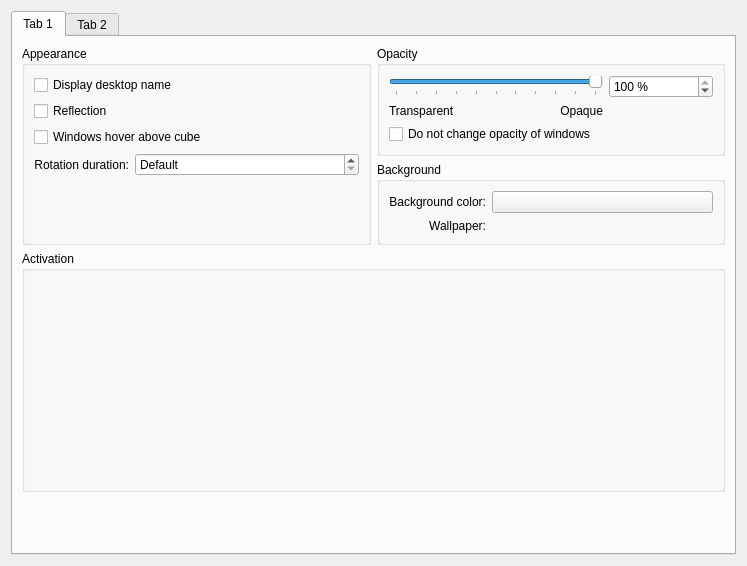
<?xml version="1.0" encoding="UTF-8"?>
<ui version="4.0">
 <class>KWin::CubeEffectConfigForm</class>
 <widget class="QWidget" name="KWin::CubeEffectConfigForm">
  <property name="geometry">
   <rect>
    <x>0</x>
    <y>0</y>
    <width>747</width>
    <height>566</height>
   </rect>
  </property>
  <layout class="QVBoxLayout">
   <item>
    <widget class="QTabWidget" name="tabWidget">
     <property name="currentIndex">
      <number>0</number>
     </property>
     <widget class="QWidget" name="tab">
      <attribute name="title">
       <string>Tab 1</string>
      </attribute>
      <layout class="QGridLayout" name="gridLayout_5">
       <item row="1" column="1">
        <widget class="QGroupBox" name="groupBox_5">
         <property name="title">
          <string>Background</string>
         </property>
         <layout class="QGridLayout" name="gridLayout">
          <item row="0" column="0">
           <widget class="QLabel" name="label_6">
            <property name="text">
             <string>Background color:</string>
            </property>
            <property name="alignment">
             <set>Qt::AlignRight|Qt::AlignTrailing|Qt::AlignVCenter</set>
            </property>
            <property name="buddy">
             <cstring>kcfg_BackgroundColor</cstring>
            </property>
           </widget>
          </item>
          <item row="0" column="1">
           <widget class="KColorButton" name="kcfg_BackgroundColor">
            <property name="sizePolicy">
             <sizepolicy hsizetype="Expanding" vsizetype="Fixed">
              <horstretch>0</horstretch>
              <verstretch>0</verstretch>
             </sizepolicy>
            </property>
           </widget>
          </item>
          <item row="1" column="0">
           <widget class="QLabel" name="label_3">
            <property name="text">
             <string>Wallpaper:</string>
            </property>
            <property name="alignment">
             <set>Qt::AlignRight|Qt::AlignTrailing|Qt::AlignVCenter</set>
            </property>
            <property name="buddy">
             <cstring>kcfg_Wallpaper</cstring>
            </property>
           </widget>
          </item>
          <item row="1" column="1">
           <widget class="KUrlRequester" name="kcfg_Wallpaper">
            <property name="sizePolicy">
             <sizepolicy hsizetype="Expanding" vsizetype="Preferred">
              <horstretch>0</horstretch>
              <verstretch>0</verstretch>
             </sizepolicy>
            </property>
           </widget>
          </item>
         </layout>
        </widget>
       </item>
       <item row="3" column="0" colspan="2">
        <widget class="QGroupBox" name="groupBox_8">
         <property name="title">
          <string>Activation</string>
         </property>
         <layout class="QGridLayout" name="gridLayout_3">
          <item row="0" column="0" colspan="2">
           <widget class="KShortcutsEditor" name="editor" native="true">
            <property name="minimumSize">
             <size>
              <width>0</width>
              <height>200</height>
             </size>
            </property>
            <property name="actionTypes">
              <enum>KShortcutsEditor::GlobalAction</enum>
            </property>
           </widget>
          </item>
         </layout>
        </widget>
       </item>
       <item row="0" column="0" rowspan="2">
        <widget class="QGroupBox" name="groupBox_7">
         <property name="title">
          <string>Appearance</string>
         </property>
         <layout class="QGridLayout" name="gridLayout_2">
          <item row="0" column="0" colspan="2">
           <widget class="QCheckBox" name="kcfg_DisplayDesktopName">
            <property name="text">
             <string>Display desktop name</string>
            </property>
           </widget>
          </item>
          <item row="1" column="0" colspan="2">
           <widget class="QCheckBox" name="kcfg_Reflection">
            <property name="text">
             <string>Reflection</string>
            </property>
           </widget>
          </item>
          <item row="3" column="0">
           <widget class="QLabel" name="label">
            <property name="text">
             <string>Rotation duration:</string>
            </property>
            <property name="alignment">
             <set>Qt::AlignRight|Qt::AlignTrailing|Qt::AlignVCenter</set>
            </property>
            <property name="buddy">
             <cstring>kcfg_RotationDuration</cstring>
            </property>
           </widget>
          </item>
          <item row="3" column="1">
           <widget class="QSpinBox" name="kcfg_RotationDuration">
            <property name="sizePolicy">
             <sizepolicy hsizetype="Expanding" vsizetype="Fixed">
              <horstretch>0</horstretch>
              <verstretch>0</verstretch>
             </sizepolicy>
            </property>
            <property name="minimumSize">
             <size>
              <width>100</width>
              <height>0</height>
             </size>
            </property>
            <property name="specialValueText">
             <string comment="Duration of rotation">Default</string>
            </property>
            <property name="maximum">
             <number>5000</number>
            </property>
            <property name="singleStep">
             <number>10</number>
            </property>
           </widget>
          </item>
          <item row="4" column="0" colspan="2">
           <spacer name="verticalSpacer_2">
            <property name="orientation">
             <enum>Qt::Vertical</enum>
            </property>
            <property name="sizeHint" stdset="0">
             <size>
              <width>20</width>
              <height>0</height>
             </size>
            </property>
           </spacer>
          </item>
          <item row="2" column="0" colspan="2">
           <widget class="QCheckBox" name="kcfg_ZOrdering">
            <property name="text">
             <string>Windows hover above cube</string>
            </property>
           </widget>
          </item>
         </layout>
        </widget>
       </item>
       <item row="0" column="1">
        <widget class="QGroupBox" name="groupBox_4">
         <property name="title">
          <string>Opacity</string>
         </property>
         <layout class="QGridLayout" name="gridLayout_6">
          <item row="1" column="0" colspan="2">
           <widget class="QSlider" name="kcfg_Opacity">
            <property name="minimumSize">
             <size>
              <width>200</width>
              <height>0</height>
             </size>
            </property>
            <property name="maximum">
             <number>100</number>
            </property>
            <property name="singleStep">
             <number>1</number>
            </property>
            <property name="value">
             <number>100</number>
            </property>
            <property name="orientation">
             <enum>Qt::Horizontal</enum>
            </property>
            <property name="tickPosition">
             <enum>QSlider::TicksBelow</enum>
            </property>
            <property name="tickInterval">
             <number>10</number>
            </property>
           </widget>
          </item>
          <item row="1" column="2">
           <widget class="QSpinBox" name="kcfg_OpacitySpin">
            <property name="minimumSize">
             <size>
              <width>75</width>
              <height>0</height>
             </size>
            </property>
            <property name="suffix">
             <string> %</string>
            </property>
            <property name="maximum">
             <number>100</number>
            </property>
            <property name="value">
             <number>100</number>
            </property>
           </widget>
          </item>
          <item row="2" column="0">
           <widget class="QLabel" name="label_4">
            <property name="text">
             <string>Transparent</string>
            </property>
           </widget>
          </item>
          <item row="2" column="1">
           <widget class="QLabel" name="label_5">
            <property name="text">
             <string>Opaque</string>
            </property>
            <property name="alignment">
             <set>Qt::AlignRight|Qt::AlignTrailing|Qt::AlignVCenter</set>
            </property>
           </widget>
          </item>
          <item row="3" column="0" colspan="3">
           <widget class="QCheckBox" name="kcfg_OpacityDesktopOnly">
            <property name="text">
             <string>Do not change opacity of windows</string>
            </property>
           </widget>
          </item>
         </layout>
        </widget>
       </item>
       <item row="4" column="0" colspan="2">
        <spacer name="verticalSpacer_3">
         <property name="orientation">
          <enum>Qt::Vertical</enum>
         </property>
         <property name="sizeHint" stdset="0">
          <size>
           <width>20</width>
           <height>40</height>
          </size>
         </property>
        </spacer>
       </item>
      </layout>
     </widget>
     <widget class="QWidget" name="tab_2">
      <attribute name="title">
       <string>Tab 2</string>
      </attribute>
      <layout class="QGridLayout" name="gridLayout_7">
       <item row="0" column="0" rowspan="2">
        <widget class="QGroupBox" name="groupBox_3">
         <property name="title">
          <string>Caps</string>
         </property>
         <layout class="QGridLayout" name="gridLayout_4">
          <item row="0" column="0" colspan="2">
           <widget class="QCheckBox" name="kcfg_Caps">
            <property name="text">
             <string>Show caps</string>
            </property>
           </widget>
          </item>
          <item row="1" column="0">
           <widget class="QLabel" name="capColorLabel">
            <property name="text">
             <string>Cap color:</string>
            </property>
            <property name="alignment">
             <set>Qt::AlignRight|Qt::AlignTrailing|Qt::AlignVCenter</set>
            </property>
            <property name="buddy">
             <cstring>kcfg_CapColor</cstring>
            </property>
           </widget>
          </item>
          <item row="1" column="1">
           <widget class="KColorButton" name="kcfg_CapColor">
            <property name="sizePolicy">
             <sizepolicy hsizetype="Expanding" vsizetype="Fixed">
              <horstretch>0</horstretch>
              <verstretch>0</verstretch>
             </sizepolicy>
            </property>
           </widget>
          </item>
          <item row="2" column="0" colspan="2">
           <widget class="QCheckBox" name="kcfg_TexturedCaps">
            <property name="text">
             <string>Display image on caps</string>
            </property>
           </widget>
          </item>
          <item row="3" column="0">
           <spacer name="verticalSpacer_4">
            <property name="orientation">
             <enum>Qt::Vertical</enum>
            </property>
            <property name="sizeHint" stdset="0">
             <size>
              <width>20</width>
              <height>40</height>
             </size>
            </property>
           </spacer>
          </item>
         </layout>
        </widget>
       </item>
       <item row="2" column="0" colspan="2">
        <widget class="QGroupBox" name="groupBox_2">
         <property name="title">
          <string>Zoom</string>
         </property>
         <layout class="QGridLayout" name="gridLayout_8">
          <item row="1" column="0">
           <widget class="QLabel" name="label_8">
            <property name="text">
             <string>Near</string>
            </property>
           </widget>
          </item>
          <item row="1" column="1">
           <widget class="QLabel" name="label_9">
            <property name="text">
             <string>Far</string>
            </property>
            <property name="alignment">
             <set>Qt::AlignRight|Qt::AlignTrailing|Qt::AlignVCenter</set>
            </property>
           </widget>
          </item>
          <item row="0" column="0" colspan="2">
           <widget class="QSlider" name="kcfg_ZPosition">
            <property name="toolTip">
             <string>Define how far away the object should appear</string>
            </property>
            <property name="maximum">
             <number>3000</number>
            </property>
            <property name="singleStep">
             <number>10</number>
            </property>
            <property name="pageStep">
             <number>100</number>
            </property>
            <property name="orientation">
             <enum>Qt::Horizontal</enum>
            </property>
            <property name="tickPosition">
             <enum>QSlider::TicksBelow</enum>
            </property>
            <property name="tickInterval">
             <number>100</number>
            </property>
           </widget>
          </item>
         </layout>
        </widget>
       </item>
       <item row="4" column="0" colspan="2">
        <spacer name="verticalSpacer">
         <property name="orientation">
          <enum>Qt::Vertical</enum>
         </property>
         <property name="sizeHint" stdset="0">
          <size>
           <width>20</width>
           <height>0</height>
          </size>
         </property>
        </spacer>
       </item>
       <item row="0" column="1" rowspan="2">
        <widget class="QGroupBox" name="groupBox_9">
         <property name="title">
          <string>Additional Options</string>
         </property>
         <layout class="QVBoxLayout" name="verticalLayout">
          <item>
           <widget class="QCheckBox" name="kcfg_CloseOnMouseRelease">
            <property name="toolTip">
             <string>If enabled the effect will be deactivated after rotating the cube with the mouse,
otherwise it will remain active</string>
            </property>
            <property name="text">
             <string>Close after mouse dragging</string>
            </property>
           </widget>
          </item>
          <item>
           <widget class="QCheckBox" name="kcfg_TabBox">
            <property name="text">
             <string>Use this effect for walking through the desktops</string>
            </property>
           </widget>
          </item>
          <item>
           <widget class="QCheckBox" name="kcfg_InvertKeys">
            <property name="text">
             <string>Invert cursor keys</string>
            </property>
           </widget>
          </item>
          <item>
           <widget class="QCheckBox" name="kcfg_InvertMouse">
            <property name="text">
             <string>Invert mouse</string>
            </property>
           </widget>
          </item>
          <item>
           <widget class="QCheckBox" name="kcfg_Multisampling">
            <property name="text">
             <string>Multisampling</string>
            </property>
           </widget>
          </item>
         </layout>
        </widget>
       </item>
       <item row="3" column="0" colspan="2">
        <widget class="QGroupBox" name="capDeformationGroupBox">
         <property name="title">
          <string>Sphere Cap Deformation</string>
         </property>
         <layout class="QGridLayout" name="gridLayout_9">
          <item row="0" column="0" colspan="2">
           <widget class="QSlider" name="kcfg_CapDeformation">
            <property name="maximum">
             <number>100</number>
            </property>
            <property name="orientation">
             <enum>Qt::Horizontal</enum>
            </property>
            <property name="tickPosition">
             <enum>QSlider::TicksBelow</enum>
            </property>
            <property name="tickInterval">
             <number>25</number>
            </property>
           </widget>
          </item>
          <item row="1" column="0">
           <widget class="QLabel" name="capDeformationSphereLabel">
            <property name="text">
             <string>Sphere</string>
            </property>
           </widget>
          </item>
          <item row="1" column="1">
           <widget class="QLabel" name="capDeformationPlaneLabel">
            <property name="text">
             <string>Plane</string>
            </property>
            <property name="alignment">
             <set>Qt::AlignRight|Qt::AlignTrailing|Qt::AlignVCenter</set>
            </property>
           </widget>
          </item>
         </layout>
        </widget>
       </item>
      </layout>
     </widget>
    </widget>
   </item>
  </layout>
 </widget>
 <customwidgets>
  <customwidget>
   <class>KColorButton</class>
   <extends>QPushButton</extends>
   <header>kcolorbutton.h</header>
  </customwidget>
  <customwidget>
   <class>KUrlRequester</class>
   <extends>QFrame</extends>
   <header>kurlrequester.h</header>
   <container>1</container>
  </customwidget>
  <customwidget>
   <class>KShortcutsEditor</class>
   <extends>QWidget</extends>
   <header location="global">KShortcutsEditor</header>
   <container>1</container>
  </customwidget>
 </customwidgets>
 <tabstops>
  <tabstop>tabWidget</tabstop>
  <tabstop>kcfg_DisplayDesktopName</tabstop>
  <tabstop>kcfg_Reflection</tabstop>
  <tabstop>kcfg_ZOrdering</tabstop>
  <tabstop>kcfg_RotationDuration</tabstop>
  <tabstop>kcfg_Opacity</tabstop>
  <tabstop>kcfg_OpacitySpin</tabstop>
  <tabstop>kcfg_OpacityDesktopOnly</tabstop>
  <tabstop>kcfg_BackgroundColor</tabstop>
  <tabstop>kcfg_Wallpaper</tabstop>
  <tabstop>kcfg_Caps</tabstop>
  <tabstop>kcfg_CapColor</tabstop>
  <tabstop>kcfg_TexturedCaps</tabstop>
  <tabstop>kcfg_CloseOnMouseRelease</tabstop>
  <tabstop>kcfg_TabBox</tabstop>
  <tabstop>kcfg_InvertKeys</tabstop>
  <tabstop>kcfg_InvertMouse</tabstop>
  <tabstop>kcfg_ZPosition</tabstop>
  <tabstop>kcfg_CapDeformation</tabstop>
 </tabstops>
 <resources/>
 <connections>
  <connection>
   <sender>kcfg_OpacitySpin</sender>
   <signal>valueChanged(int)</signal>
   <receiver>kcfg_Opacity</receiver>
   <slot>setValue(int)</slot>
   <hints>
    <hint type="sourcelabel">
     <x>727</x>
     <y>85</y>
    </hint>
    <hint type="destinationlabel">
     <x>611</x>
     <y>88</y>
    </hint>
   </hints>
  </connection>
  <connection>
   <sender>kcfg_Opacity</sender>
   <signal>valueChanged(int)</signal>
   <receiver>kcfg_OpacitySpin</receiver>
   <slot>setValue(int)</slot>
   <hints>
    <hint type="sourcelabel">
     <x>611</x>
     <y>88</y>
    </hint>
    <hint type="destinationlabel">
     <x>727</x>
     <y>85</y>
    </hint>
   </hints>
  </connection>
 </connections>
</ui>
